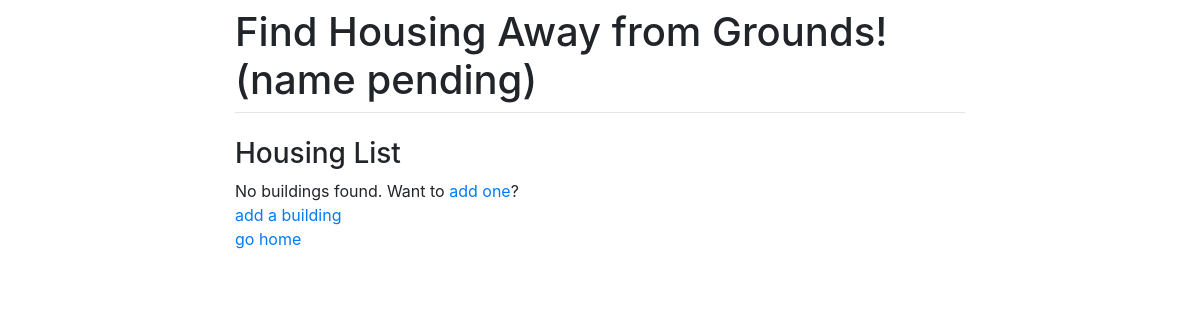
Before: / with the older database file.
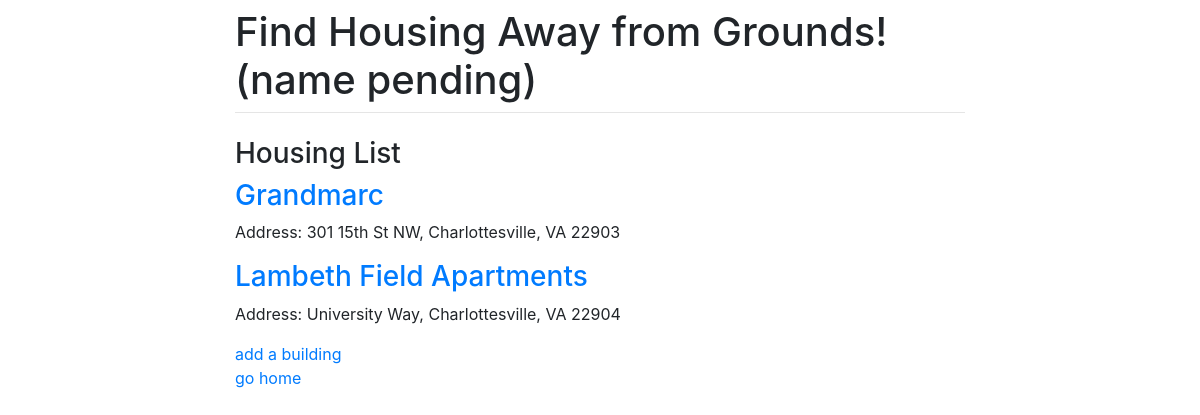
After: the same page with the newer database file.
### housing/models.py (models this page shows, shortened)
class Building(models.Model):
    name = models.CharField(max_length=100)
    address = models.CharField(max_length=500)

### housing/views.py (the view)
# urls.py: path('', views.home, name='index'),
def home(request):
    buildings = Building.objects.all()
    return render(request,'home.html',{'buildings':buildings})

### housing/templates/home.html
{% extends 'base.html' %}
{% block content %}
<h3> Housing List </h3>
<div>
	{% if buildings %}
	    {%for building in buildings%}
	    <div class="petname">
	        <a href="{% url 'housing:building_detail' building.id %}">
	        <h3>{{ building.name }}</h3>
	        </a>
	        <p>Address: {{ building.address }}</p>
	    </div>
    	{%endfor%}
	{% else %}
		No buildings found. Want to <a href="{% url 'housing:add_building' %}">add one</a>?
	{% endif %}
</div>
<a href="{% url 'housing:add_building'%}">add a building</a>
{% endblock %}

### housing/templates/base.html (shortened to what this page needs)
<!doctype html>
<html lang="en">
  <head>
    <link rel="stylesheet" href="https://stackpath.bootstrapcdn.com/bootstrap/4.1.3/css/bootstrap.min.css">
  </head>
  <body>
    <div class="container">
      <div class="row justify-content-center">
        <div class="col-8">
          <h1 class="mt-2">Find Housing Away from Grounds! (name pending)</h1>
          <hr class="mt-0 mb-4">
          {% block content %}
          {% endblock %}
          <br>
          <a href="/">go home</a>
        </div>
      </div>
    </div>
  </body>
</html>

Changed rows visible on the page:
added Building: name "Grandmarc", address "301 15th St NW, Charlottesville, VA 22903"
added Building: name "Lambeth Field Apartments", address "University Way, Charlottesville, VA 22904"
Other visible differences:
text no longer shown: "No buildings found. Want to add one ?"
